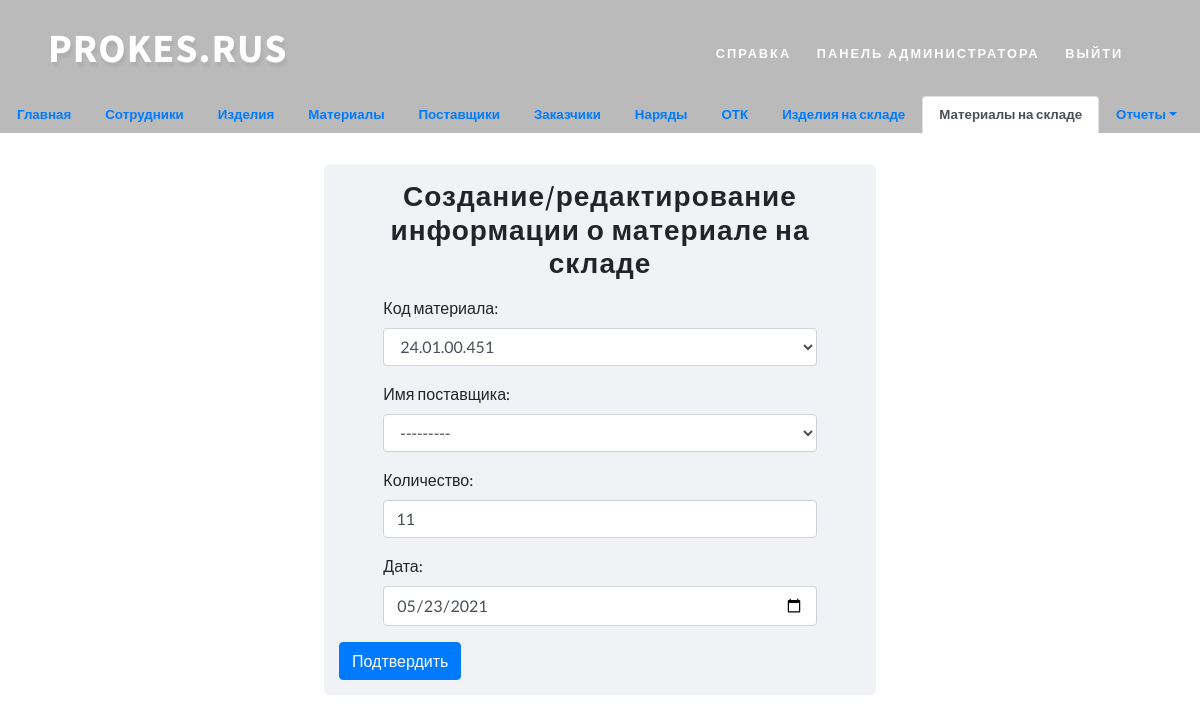
/storage_material/1/update/ (signed in), run on the app's committed database.
### prokes/models.py (models this page shows, shortened)
class MaterialStorage(models.Model):
    material_code = models.ForeignKey(Materials, verbose_name='Код смеси', on_delete=models.CASCADE)
    supplier_code = models.ForeignKey(Suppliers, verbose_name='Код поставщика', on_delete=models.SET_NULL, null=True, blank=True)
    value = models.IntegerField('Количество', default=0)
    date = models.DateField('Дата проверки')
    class Meta:
        verbose_name = "Склад материалов"
        verbose_name_plural = 'Склады материалов'

### prokes/views.py (the view)
# urls.py: path("storage_material/<int:pk>/update/", login_required(login_url='login')(views.StorageMaterialsUpdateView.as_view()),
class StorageMaterialsUpdateView(UpdateView):
    model = MaterialStorage
    template_name = "storage_materials/materials_form/material_new.html"
    success_url = "/"
    form_class = MaterialsStorageNewForm

### prokes/forms.py
class MaterialsStorageNewForm(forms.ModelForm):
    class Meta:
        model = MaterialStorage
        fields = '__all__'
        widgets = {
            'date': forms.TextInput(attrs={'type': 'date'}),
        }

### prokes/models.py (called while the page is built)
    def __str__(self):
        return self.code

    def __str__(self):
        return self.name

### templates/storage_materials/materials_form/material_new.html (shortened to what this page needs)
{% extends "storage_materials/base.html" %}
{% block storage_materials %}
    <div class="container h-100">
        <div class="row h-100 justify-content-center align-items-center">
            <form method="post" enctype="multipart/form-data" name="create" class="col-6" style="min-width: 320px;background-color: #f0f2f5; border-radius: 5px;">
                <h3 style="text-align: center; margin-top: 15px; margin-bottom: 15px">Создание/редактирование информации о материале на складе</h3>
                <div class="form-row justify-content-center">
                    <div class="form-group col-md-10">
                        <label for="id_material_code">Код материала: </label>
                        {{ form.material_code }}
                    </div>
                </div>
                <div class="form-row justify-content-center">
                    <div class="form-group col-md-10">
                        <label for="id_material_code">Имя поставщика: </label>
                        {{ form.supplier_code }}
                    </div>
                </div>
                <div class="form-row justify-content-center">
                    <div class="form-group col-md-10">
                        <label for="id_value">Количество: </label>
                        {{ form.value }}
                    </div>
                </div>
                <div class="form-row justify-content-center">
                    <div class="form-group col-md-10">
                        <label for="id_date">Дата: </label>
                        {{ form.date }}
                    </div>
                </div>
                <button type="submit" class="btn btn-primary" style="margin-bottom: 15px">Подтвердить</button>
            </form>
        </div>
    </div>
{% endblock storage_materials %}

### static/css/style.css (style rules this page uses)
html, body { margin: 0; font-size: 100%; background: #fff; font-family: 'Lato', sans-serif; scroll-behavior: smooth; }
h1, h2, h3, h4, h5, h6 { margin: 0; letter-spacing: 1px; font-weight: 600; font-family: 'Source Sans Pro', sans-serif; }

### templates/base.html (style rules this page uses)
body, html { margin: 0; padding: 0; height: 100%; width: 100%; }

### data on the page
MaterialStorage: material_code "24.01.00.451", supplier_code "---------", value "11", date "05/23/2021"
